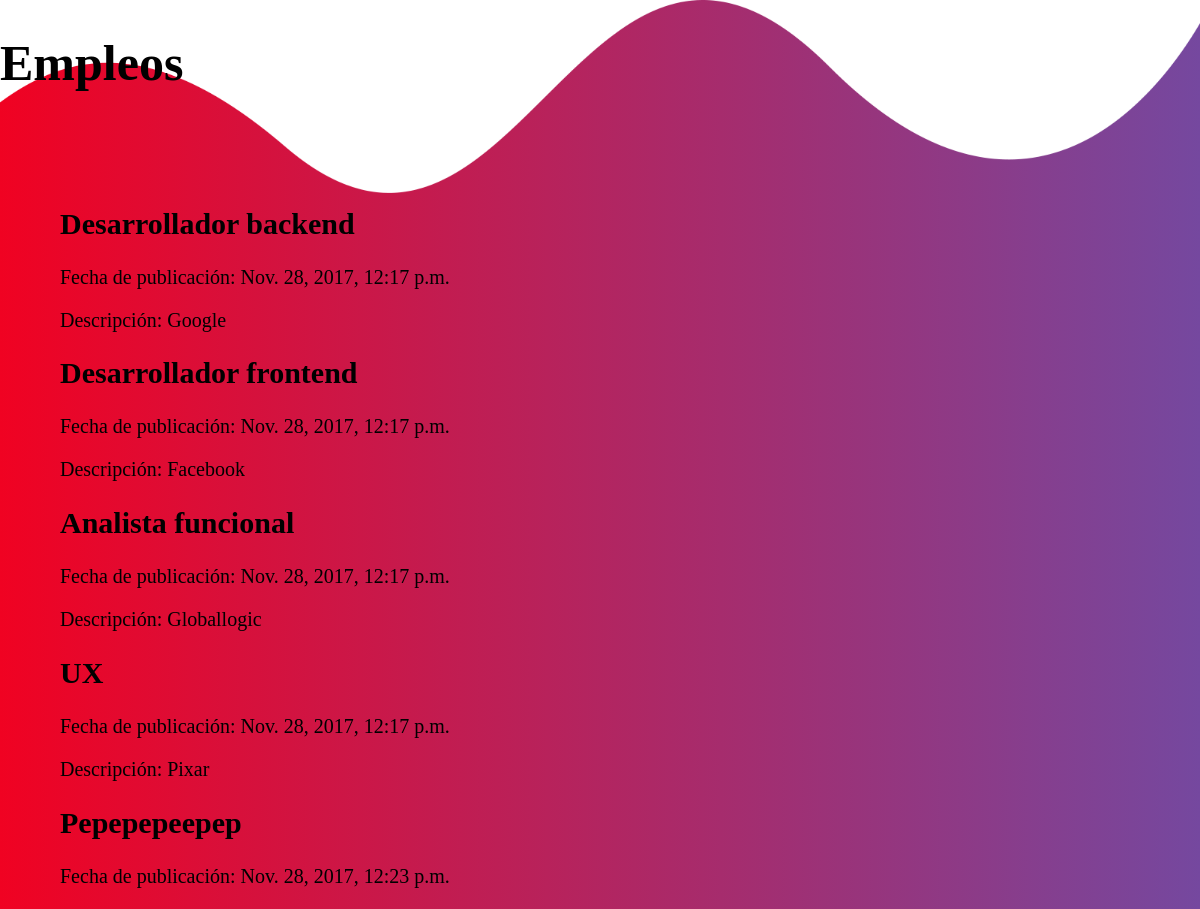
The app's page /jobs.html with its own data.
### web/models.py (models this page shows)
class Trabajo(models.Model):
    titulo = models.CharField(max_length=30) #Titulo de la oferta
    descripcion = models.TextField() #Descripcion de la oferta
    fechaP = models.DateTimeField('fecha de publicacion')
    disponible = models.BooleanField(default=True) #True si la oferta sigue disponible, False en caso contrario

### web/views.py (the view)
# urls.py: url(r'^jobs.html', jobs_list)
def jobs_list(request):
    trabajos = Trabajo.objects.all()
    return render(request, 'web/jobs.html', {'trabajos': trabajos})

### web/templates/web/jobs.html (shortened to what this page needs)
{% load staticfiles %}
<!DOCTYPE html>
<html>
    <head>
		{% load static %}
        <link rel="stylesheet" href="{% static 'web/css/style.css' %}">
    </head>
    <body>
        <div class="container-jobs" id="jobs">
            <h1>Empleos</h1>
            <div class="empleos">
                {% if trabajos %}
                    {% for trabajo in trabajos %}
                    <h2>{{trabajo.titulo}}</h2>
                    <p>Fecha de publicación: {{trabajo.fechaP}}</p>
                    <p>Descripción: {{trabajo.descripcion}}</p>
                    {% endfor %}
                {% else %}
                    <h2>No hay trabajos cargados aún</h2>
                {% endif %}
            </div>
        </div>
    </body>
</html>

### web/static/web/css/style.css (style rules this page uses)
body { margin: 0; padding: 0; overflow-x: none; }

### web/static/web/css/jobs.css (style rules this page uses)
.container-jobs { width: auto; display: block; overflow-x: hidden; background:linear-gradient(90deg, #F00222, #75489F); position: relative; height: 100vh; min-height: 100% !important; }
.empleos { position: relative; top: 20vh; left: 0vw; width: 90vw; font-size: 20px; margin: auto; }
.container-jobs:before { content: ''; position: absolute; top: 0; left: 0; width: 100vw; height: 250px; background:url(../img/wave3.png); background-size:100%; background-repeat:no-repeat; z-index: 0; }
.container-jobs h1 { position: absolute; z-index: 100; font-size: 50px; }

### records on screen
Trabajo: titulo "Desarrollador backend", fechaP "Nov. 28, 2017, 12:17 p.m.", descripcion "Google"
Trabajo: titulo "Desarrollador frontend", fechaP "Nov. 28, 2017, 12:17 p.m.", descripcion "Facebook"
Trabajo: titulo "Analista funcional", fechaP "Nov. 28, 2017, 12:17 p.m.", descripcion "Globallogic"
Trabajo: titulo "UX", fechaP "Nov. 28, 2017, 12:17 p.m.", descripcion "Pixar"
Trabajo: titulo "Pepepepeepep", fechaP "Nov. 28, 2017, 12:23 p.m."
